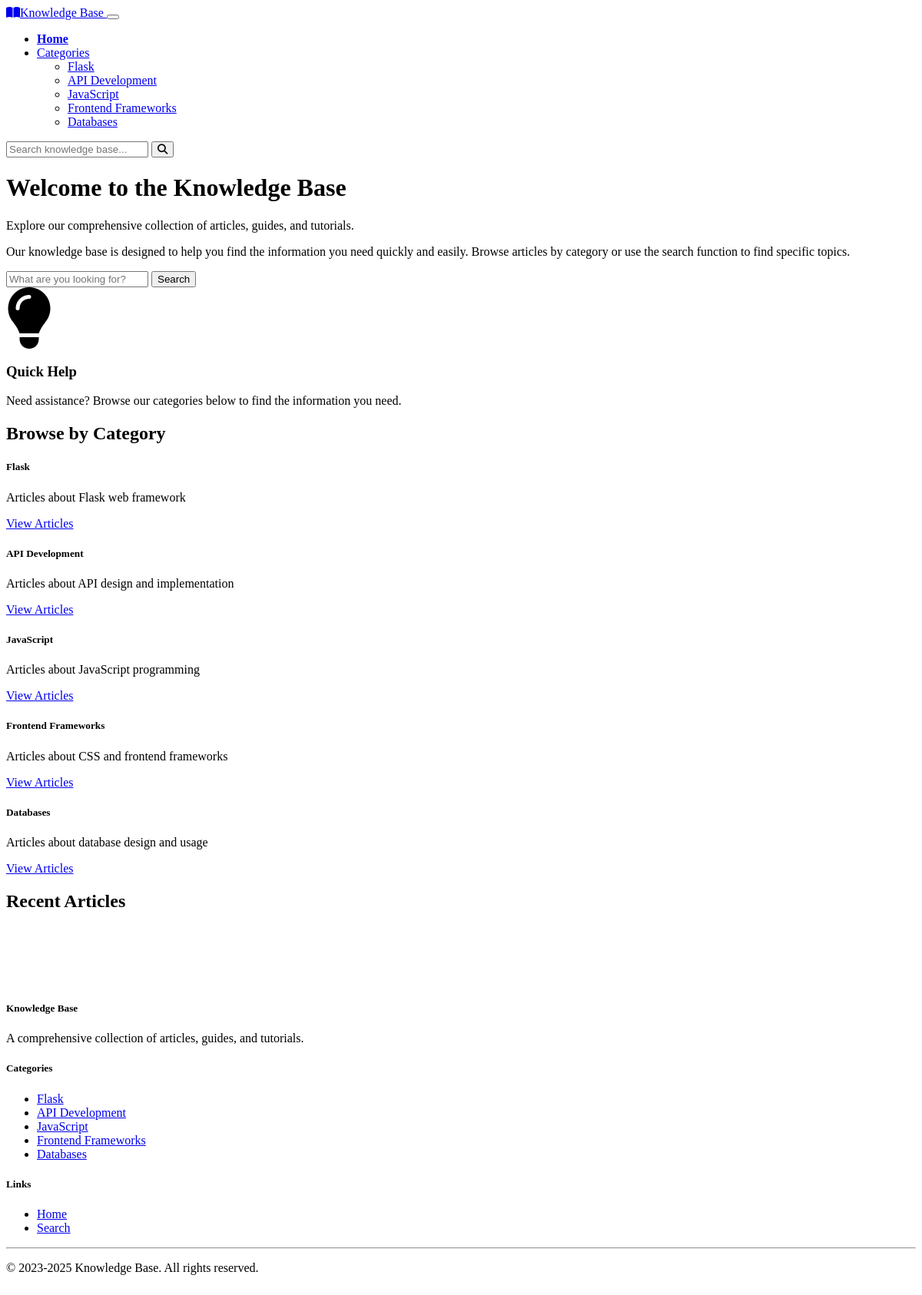
The page / on the database its author committed.
### kb/models.py (models this page shows, shortened)
class Category(models.Model):
    name = models.CharField(max_length=100)
    description = models.TextField()
    class Meta:
        verbose_name_plural = "Categories"

### kb/views.py (the view)
# urls.py: path('', views.index, name='index'),
def index(request):
    categories = Category.objects.all()
    latest_articles = Article.objects.order_by('-created_at')[:5]
    context = {
        'categories': categories,
        'latest_articles': latest_articles,
        'title': 'Knowledge Base Home'
    }
    return render(request, 'index.html', context)

### kb/context_processors.py (called while the page is built)
def categories_processor(request):
    return {
        'categories': Category.objects.all()
    }

### templates/index.html (shortened to what this page needs)
{% extends 'layout.html' %}
{% block content %}
<div class="row mb-5">
    <div class="col-md-8">
        <h1 class="display-4 mb-4">Welcome to the Knowledge Base</h1>
        <p class="lead">Explore our comprehensive collection of articles, guides, and tutorials.</p>
        <p>Our knowledge base is designed to help you find the information you need quickly and easily. Browse articles by category or use the search function to find specific topics.</p>
        <div class="mt-4">
            <form action="{% url 'search' %}" method="get" class="d-flex">
                <input class="form-control form-control-lg me-2" type="search" placeholder="What are you looking for?" aria-label="Search" name="q">
                <button class="btn btn-primary" type="submit">Search</button>
            </form>
        </div>
    </div>
    <div class="col-md-4">
        <div class="card bg-dark h-100">
            <div class="card-body text-center d-flex flex-column justify-content-center">
                <i class="fas fa-lightbulb fa-5x mb-3 text-warning"></i>
                <h3>Quick Help</h3>
                <p>Need assistance? Browse our categories below to find the information you need.</p>
            </div>
        </div>
    </div>
</div>
<section class="mb-5">
    <h2 class="mb-4">Browse by Category</h2>
    <div class="row row-cols-1 row-cols-md-3 g-4">
        {% for category in categories %}
        <div class="col">
            <div class="card category-card h-100">
                <div class="card-body">
                    <h5 class="card-title">{{ category.name }}</h5>
                    <p class="card-text">{{ category.description }}</p>
                </div>
                <div class="card-footer bg-transparent border-0">
                    <a href="{% url 'category_detail' category_id=category.id %}" class="btn btn-outline-primary">View Articles</a>
                </div>
            </div>
        </div>
        {% endfor %}
    </div>
</section>
<section>
    <h2 class="mb-4">Recent Articles</h2>
</section>
{% endblock %}

### templates/layout.html (shortened to what this page needs)
{% load static %}
<!DOCTYPE html>
<html lang="en" data-bs-theme="dark">
<head>
    <link href="https://cdn.replit.com/agent/bootstrap-agent-dark-theme.min.css" rel="stylesheet">
    <link rel="stylesheet" href="https://cdnjs.cloudflare.com/ajax/libs/font-awesome/6.4.0/css/all.min.css">
    <link rel="stylesheet" href="https://cdnjs.cloudflare.com/ajax/libs/highlight.js/11.7.0/styles/github-dark.min.css">
    <link rel="stylesheet" href="{% static 'css/custom.css' %}">
</head>
<body>
    <nav class="navbar navbar-expand-lg navbar-dark bg-dark">
        <div class="container">
            <a class="navbar-brand" href="{% url 'index' %}">
                <i class="fas fa-book-open me-2"></i>Knowledge Base
            </a>
            <button class="navbar-toggler" type="button" data-bs-toggle="collapse" data-bs-target="#navbarMain" aria-controls="navbarMain" aria-expanded="false" aria-label="Toggle navigation">
            </button>
            <div class="collapse navbar-collapse" id="navbarMain">
                <ul class="navbar-nav me-auto">
                    <li class="nav-item">
                        <a class="nav-link {% if request.path == '/' %}active{% endif %}" href="{% url 'index' %}">Home</a>
                    </li>
                    <li class="nav-item dropdown">
                        <a class="nav-link dropdown-toggle" href="#" id="categoriesDropdown" role="button" data-bs-toggle="dropdown" aria-expanded="false">
                            Categories
                        </a>
                        <ul class="dropdown-menu" aria-labelledby="categoriesDropdown">
                            {% for category in categories %}
                            <li><a class="dropdown-item" href="{% url 'category_detail' category_id=category.id %}">{{ category.name }}</a></li>
                            {% endfor %}
                        </ul>
                    </li>
                </ul>
                <div class="d-flex position-relative">
                    <form id="searchForm" class="d-flex" action="{% url 'search' %}" method="get">
                        <input id="searchInput" class="form-control me-2" type="search" placeholder="Search knowledge base..." aria-label="Search" name="q">
                        <button class="btn btn-outline-light" type="submit">
                            <i class="fas fa-search"></i>
                        </button>
                    </form>
                </div>
            </div>
        </div>
    </nav>
    <main class="container py-4">
        {% block content %}{% endblock %}
    </main>
    <footer class="footer bg-dark text-light">
        <div class="container">
            <div class="row">
                <div class="col-md-6">
                    <h5>Knowledge Base</h5>
                    <p>A comprehensive collection of articles, guides, and tutorials.</p>
                </div>
                <div class="col-md-3">
                    <h5>Categories</h5>
                    <ul class="list-unstyled">
                        {% for category in categories %}
                        <li><a href="{% url 'category_detail' category_id=category.id %}" class="text-decoration-none link-light">{{ category.name }}</a></li>
                        {% endfor %}
                    </ul>
                </div>
                <div class="col-md-3">
                    <h5>Links</h5>
                    <ul class="list-unstyled">
                        <li><a href="{% url 'index' %}" class="text-decoration-none link-light">Home</a></li>
                        <li><a href="{% url 'search' %}" class="text-decoration-none link-light">Search</a></li>
                    </ul>
                </div>
            </div>
            <hr>
            <div class="text-center">
                <p>&copy; 2023-2025 Knowledge Base. All rights reserved.</p>
            </div>
        </div>
    </footer>
</body>
</html>

### static/css/custom.css (style rules this page uses)
:root { --article-border-color: rgba(255, 255, 255, 0.1); }
.category-card { transition: transform 0.2s ease, box-shadow 0.2s ease; height: 100%; }
.footer { margin-top: 4rem; padding: 2rem 0; border-top: 1px solid var(--bs-border-color); }
.nav-link.active { font-weight: 600; }

### rows shown on the page
Category: name "Flask", description "Articles about Flask web framework"
Category: name "API Development", description "Articles about API design and implementation"
Category: name "JavaScript", description "Articles about JavaScript programming"
Category: name "Frontend Frameworks", description "Articles about CSS and frontend frameworks"
Category: name "Databases", description "Articles about database design and usage"
